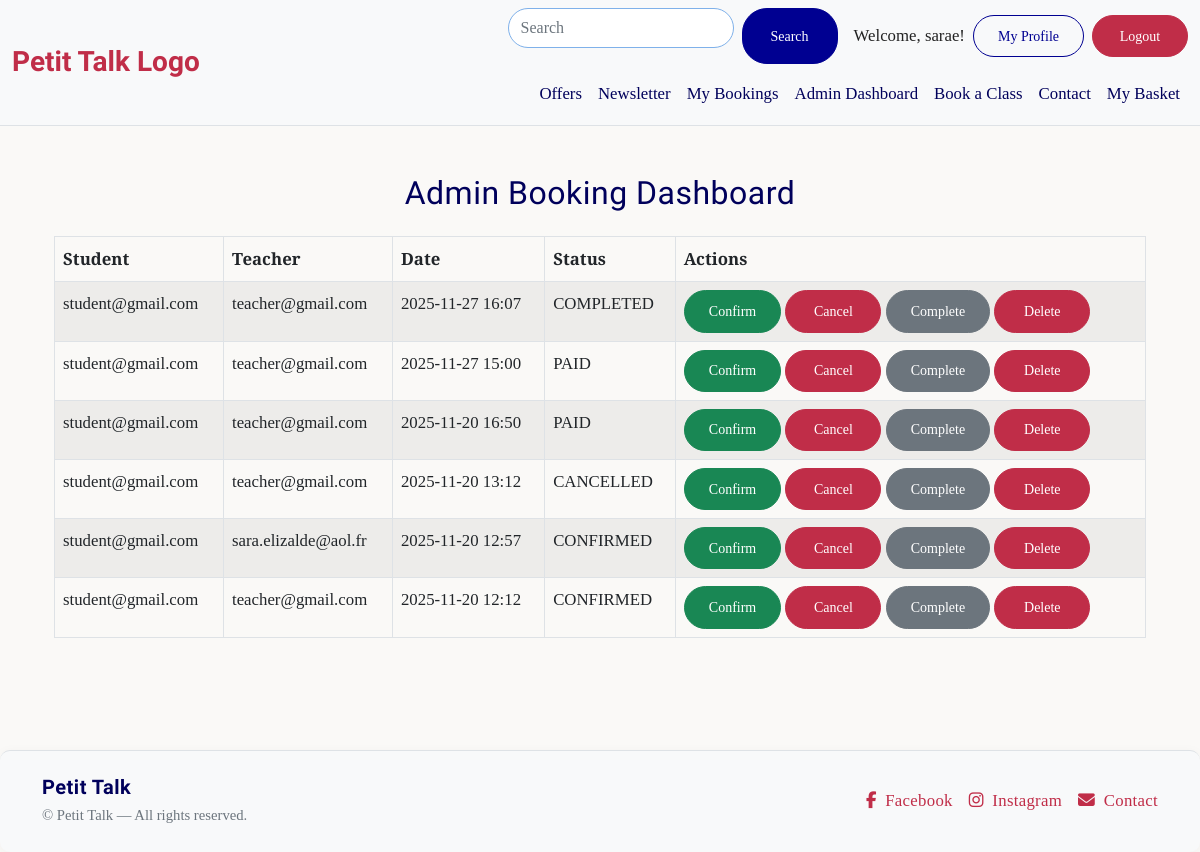
The page /bookings/admin-dashboard/ (signed in) on the database as committed earlier.
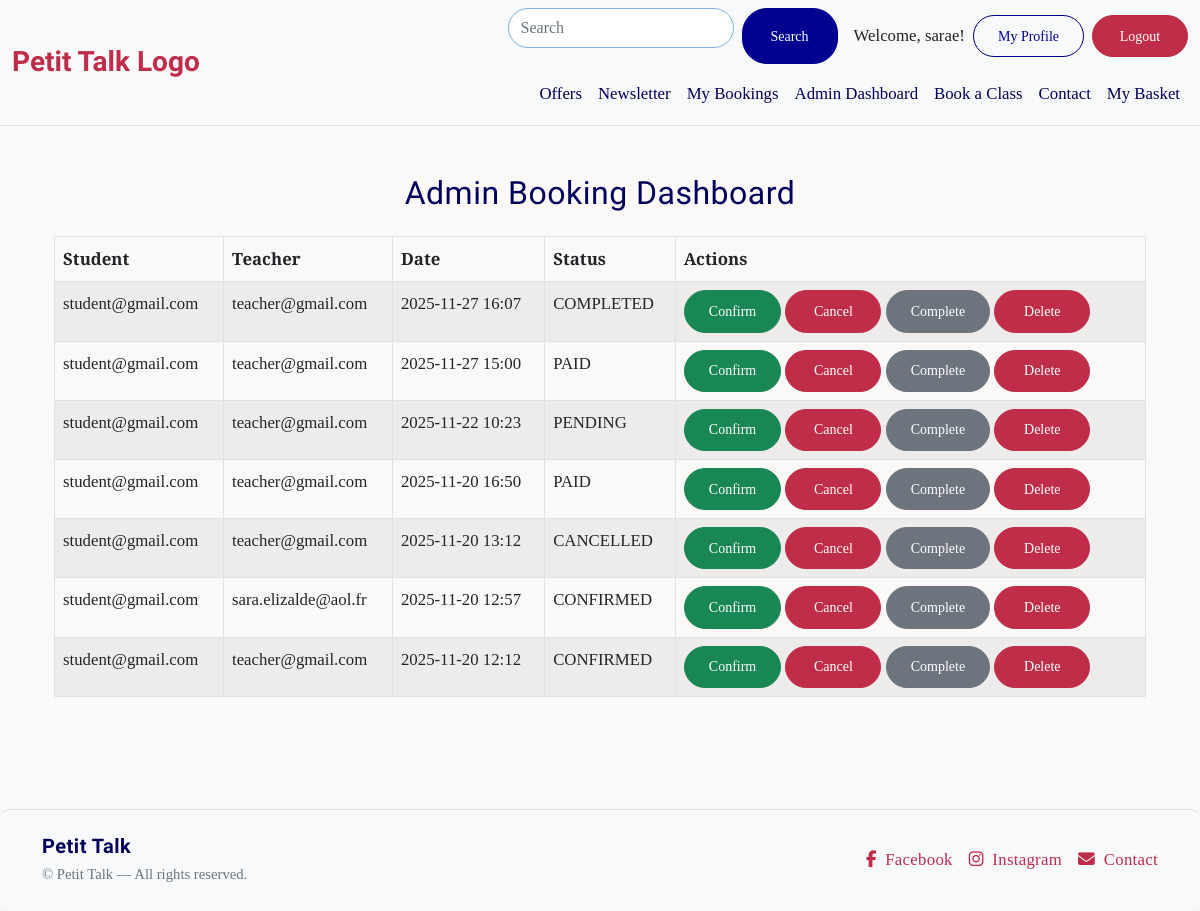
The same page on the database as committed later.
### bookings/models.py (models this page shows, shortened)
class Booking(models.Model):
    student = models.ForeignKey(
        User, on_delete=models.CASCADE, related_name='student_bookings'
    )
    teacher = models.ForeignKey(
        User, on_delete=models.CASCADE, related_name='teacher_bookings'
    )
    scheduled_time = models.DateTimeField()
    purpose = models.TextField(blank=True)
    status = models.CharField(
        max_length=10, choices=BOOKING_STATUS, default='PENDING'
    )
    created_at = models.DateTimeField(auto_now_add=True)
    class Meta:
        ordering = ['-scheduled_time']
        unique_together = ('teacher', 'scheduled_time')  #Avoid double-booking for teachers

### bookings/views.py (the view)
# urls.py: path("admin-dashboard/", views.admin_booking_dashboard, name="admin_booking_dashboard"),
@staff_member_required
def admin_booking_dashboard(request):
    bookings = Booking.objects.select_related("student", "teacher").order_by("-scheduled_time")
    return render(request, "bookings/admin_dashboard.html", {"bookings": bookings})

### bookings/templates/bookings/admin_dashboard.html (shortened to what this page needs)
{% extends "base.html" %}
{% block content %}
<div class="container py-4">
    <h2 class="mb-4 text-center">Admin Booking Dashboard</h2>
    <table class="table table-striped table-bordered">
        <thead>
            <tr>
                <th>Student</th>
                <th>Teacher</th>
                <th>Date</th>
                <th>Status</th>
                <th>Actions</th>
            </tr>
        </thead>
        <tbody>
            {% for booking in bookings %}
            <tr>
                <td>{{ booking.student.email }}</td>
                <td>{{ booking.teacher.email }}</td>
                <td>{{ booking.scheduled_time|date:"Y-m-d H:i" }}</td>
                <td>{{ booking.status }}</td>
                <td>
                    <a href="{% url 'admin_update_booking_status' booking.id 'CONFIRMED' %}"
                        class="btn btn-success btn-sm">Confirm</a>
                    <a href="{% url 'admin_update_booking_status' booking.id 'CANCELLED' %}"
                        class="btn btn-danger btn-sm">Cancel</a>
                    <a href="{% url 'admin_update_booking_status' booking.id 'COMPLETED' %}"
                        class="btn btn-secondary btn-sm">Complete</a>
                    <a href="{% url 'admin_delete_booking' booking.id %}" class="btn btn-sm btn-danger"
                        onclick="return confirm('Delete this booking?');">
                        Delete
                    </a>
                </td>
            </tr>
            {% endfor %}
        </tbody>
    </table>
</div>
{% endblock %}

Rows that differ between the two databases and show on the page:
added Booking: student.email "student@gmail.com", teacher.email "teacher@gmail.com", scheduled_time "2025-11-22 10:23", status "PENDING"
